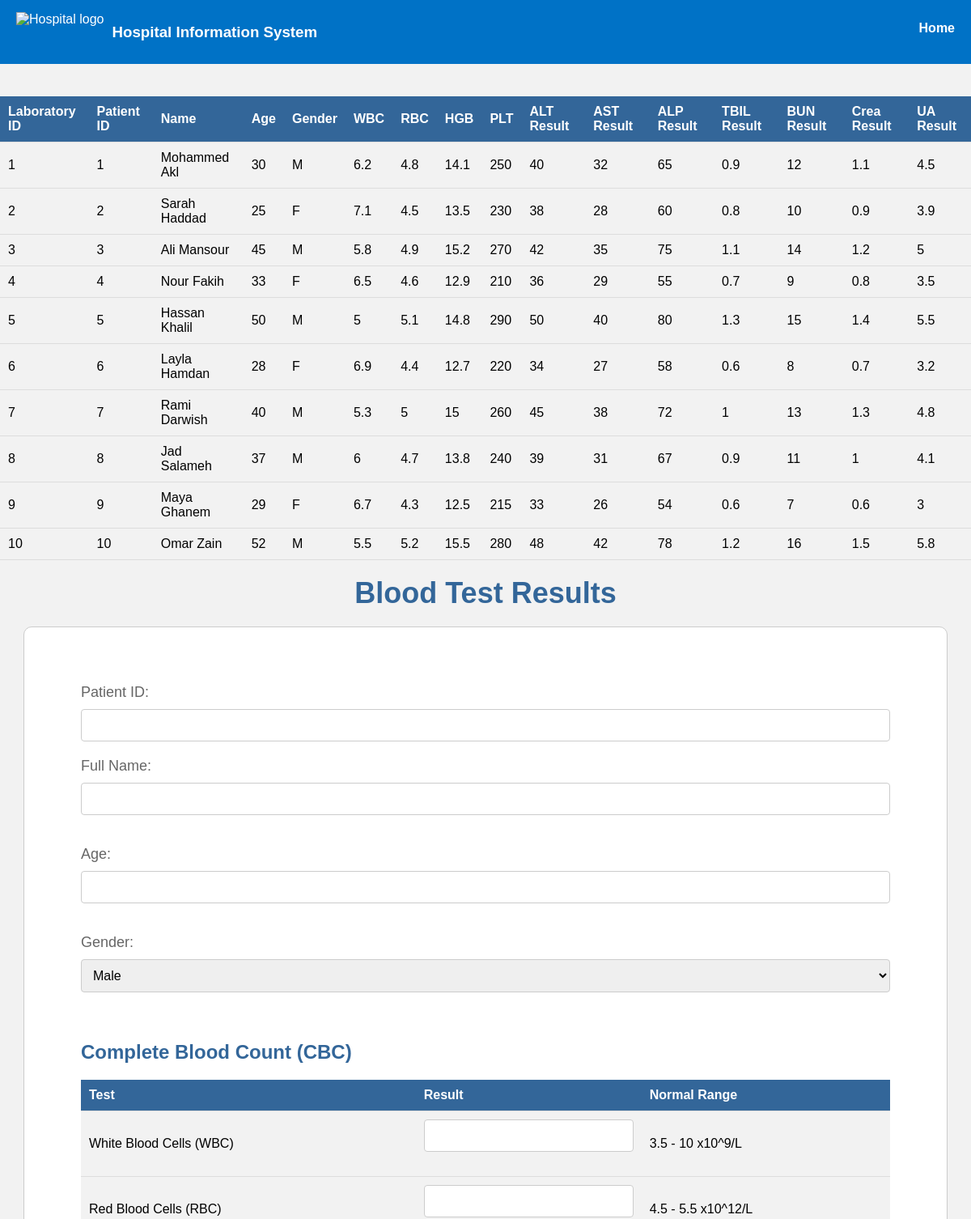
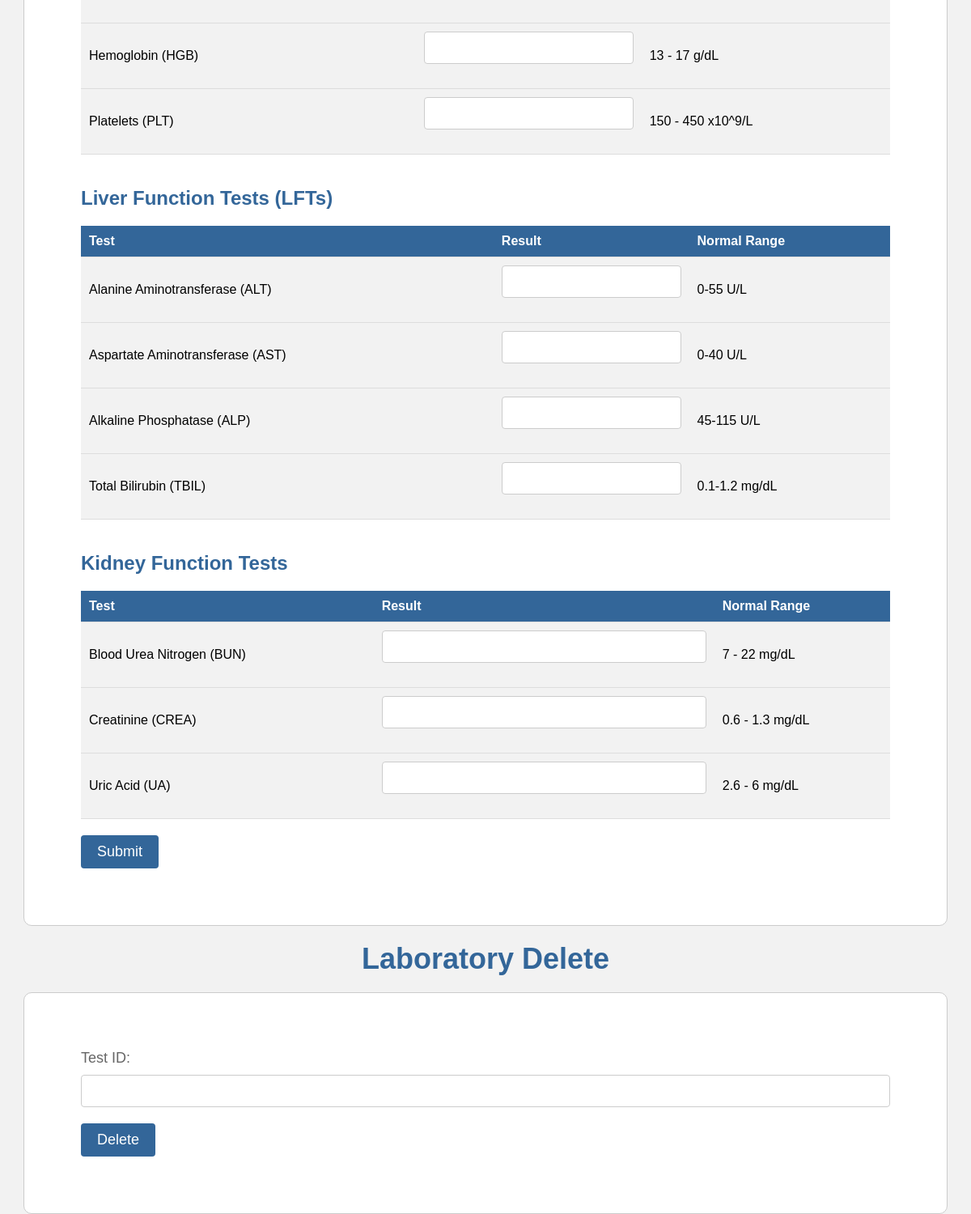
The page /myfyp/laboratory.php on the database its author committed (2 pictures, top to bottom).
### tables this page shows
CREATE TABLE IF NOT EXISTS `laboratory` (
  `laboratory_id` int NOT NULL AUTO_INCREMENT,
  `patient_id` int DEFAULT NULL,
  `name` varchar(25) DEFAULT NULL,
  `age` int DEFAULT NULL,
  `gender` char(1) DEFAULT NULL,
  `wbc` float DEFAULT NULL,
  `rbc` float DEFAULT NULL,
  `hgb` float DEFAULT NULL,
  `plt` float DEFAULT NULL,
  `alt_result` float DEFAULT NULL,
  `ast_result` float DEFAULT NULL,
  `alp_result` float DEFAULT NULL,
  `tbil_result` float DEFAULT NULL,
  `bun_result` float DEFAULT NULL,
  `crea_result` float DEFAULT NULL,
  `ua_result` float DEFAULT NULL,
  PRIMARY KEY (`laboratory_id`),
  KEY `patient_id` (`patient_id`)
);

### myfyp/laboratory.php (the view, shortened to what this page needs)
<?php
  $servername = "localhost";
  $username = "root";
  $password = "";
  $dbname = "hsis";
  $conn = new mysqli($servername, $username, $password, $dbname);
  $disabled = false;
  $hidden = false;
  $patient_id = $_SESSION["patient_id"]??'';
?>
<!DOCTYPE html>
<html>
  <head>
</head>
<header>
		<div class="logo">
			<img src="logo.png" alt="Hospital logo">
			<h3>Hospital Information System</h3>
		</div>
		<nav>
			<ul>
			<li><a href="physiciandashboard.php">Home</a></li>
			</ul>
		</nav>
	</header>
  <body>
    <?php
$sql = "SELECT * FROM laboratory";
$result = mysqli_query($conn, $sql);
    ?>
    <div <?php echo $hidden; if($hidden == "hidden"){echo " style=\"display:none;\"";}?>>
    <table >
      <?php
echo "<table>";
echo "<tr><th>Laboratory ID</th><th>Patient ID</th><th>Name</th><th>Age</th><th>Gender</th><th>WBC</th><th>RBC</th><th>HGB</th><th>PLT</th><th>ALT Result</th><th>AST Result</th><th>ALP Result</th><th>TBIL Result</th><th>BUN Result</th><th>Crea Result</th><th>UA Result</th></tr>";
while ($row = mysqli_fetch_assoc($result)) {
    echo "<tr>";
    echo "<td>" . $row["laboratory_id"] . "</td>";
    echo "<td>" . $row["patient_id"] . "</td>";
    echo "<td>" . $row["name"] . "</td>";
    echo "<td>" . $row["age"] . "</td>";
    echo "<td>" . $row["gender"] . "</td>";
    echo "<td>" . $row["wbc"] . "</td>";
    echo "<td>" . $row["rbc"] . "</td>";
    echo "<td>" . $row["hgb"] . "</td>";
    echo "<td>" . $row["plt"] . "</td>";
    echo "<td>" . $row["alt_result"] . "</td>";
    echo "<td>" . $row["ast_result"] . "</td>";
    echo "<td>" . $row["alp_result"] . "</td>";
    echo "<td>" . $row["tbil_result"] . "</td>";
    echo "<td>" . $row["bun_result"] . "</td>";
    echo "<td>" . $row["crea_result"] . "</td>";
    echo "<td>" . $row["ua_result"] . "</td>";
    echo "</tr>";
}
echo "</table>";
      ?>
    </table>
    </div>
    <h1>Blood Test Results</h1>
      <form action="laboratoryadd.php" method="POST">
        <label for="patient-id">Patient ID:</label>
        <input type="text" id="patient-id" name="patient_id" required <?php echo $disabled;?> value="<?php echo $patient_id;?>">
        <label for="name">Full Name:</label>
        <input type="text" id="name" name="name" <?php echo $disabled;?> value="<?php echo $name??'';?>"><br><br>
        <label for="age">Age:</label>
        <input type="number" id="age" name="age" <?php echo $disabled;?> value="<?php echo $age??'';?>"><br><br>
        <label for="gender">Gender:</label>
        <select id="gender" name="gender" <?php echo $disabled;?> >
          <option value="male">Male</option>
        </select>
        <h2>Complete Blood Count (CBC)</h2>
        <table>
          <tr>
            <th>Test</th>
            <th>Result</th>
            <th>Normal Range</th>
          </tr>
          <tr>
            <td>White Blood Cells (WBC)</td>
            <td><input type="number" id="wbc" name="wbc" min="3.5" max="10" step="0.01" required <?php echo $disabled;?> value="<?php echo $wbc??'';?>"></td>
            <td>3.5 - 10 x10^9/L</td>
          </tr>
          <tr>
            <td>Red Blood Cells (RBC)</td>
            <td><input type="number" id="rbc" name="rbc" min="4.5" max="5.5" step="0.01" required  <?php echo $disabled;?> value="<?php echo $rbc??'';?>"></td>
            <td>4.5 - 5.5 x10^12/L</td>
          </tr>
          <tr>
            <td>Hemoglobin (HGB)</td>
            <td><input type="number" id="hgb" name="hgb" min="13" max="17" step="0.01" required  <?php echo $disabled;?> value="<?php echo $hgb??'';?>"></td>
            <td>13 - 17 g/dL</td>
          </tr>
          <tr>
            <td>Platelets (PLT)</td>
            <td><input type="number" id="plt" name="plt" min="150" max="450" step="0.01" required  <?php echo $disabled;?> value="<?php echo $plt??'';?>"></td>
            <td>150 - 450 x10^9/L</td>
          </tr>
        </table>
        <h2>Liver Function Tests (LFTs)</h2>
        <table>
          <tr>
            <th>Test</th>
            <th>Result</th>
            <th>Normal Range</th>
          </tr>
          <tr>
            <td>Alanine Aminotransferase (ALT)</td>
            <td><input type="number" id="alt-result" name="alt_result" step="0.1" min="0" max="55" required  <?php echo $disabled;?> value="<?php echo $alt_result??'';?>"></td>
            <td>0-55 U/L</td>
          </tr>
          <tr>
            <td>Aspartate Aminotransferase (AST)</td>
            <td><input type="number" id="ast-result" name="ast_result" step="0.1" min="0" max="40" required  <?php echo $disabled;?> value="<?php echo $ast_result??'';?>"></td>
            <td>0-40 U/L</td>
          </tr>
          <tr>
            <td>Alkaline Phosphatase (ALP)</td>
            <td><input type="number" id="alp-result" name="alp_result" step="0.1" min="45" max="115" required  <?php echo $disabled;?> value="<?php echo $alp_result??'';?>"></td>
            <td>45-115 U/L</td>
          </tr>
          <tr>
            <td>Total Bilirubin (TBIL)</td>
            <td><input type="number" id="tbil-result" name="tbil_result" step="0.1" min="0.1" max="1.2" required  <?php echo $disabled;?> value="<?php echo $tbil_result??'';?>"></td>
            <td>0.1-1.2 mg/dL</td>
        </tr>
      </table>
      <h2>Kidney Function Tests</h2>
      <table>
            <tr>
              <th>Test</th>
              <th>Result</th>
              <th>Normal Range</th>
            </tr>
            <tr>
              <td>Blood Urea Nitrogen (BUN)</td>
              <td><input type="number" id="bun-result" name="bun_result" step="0.01" required <?php echo $disabled;?> value="<?php echo $bun_result??'';?>"></td>
              <td>7 - 22 mg/dL</td>
            </tr>
            <tr>
              <td>Creatinine (CREA)</td>
              <td><input type="number" id="crea-result" name="crea_result" step="0.01" required <?php echo $disabled;?> value="<?php echo $crea_result??'';?>"></td>
              <td>0.6 - 1.3 mg/dL</td>
            </tr>
            <tr>
              <td>Uric Acid (UA)</td>
              <td><input type="number" id="ua-result" name="ua_result" step="0.01" required <?php echo $disabled;?> value="<?php echo $ua_result??'';?>"></td>
              <td>2.6 - 6 mg/dL</td>
            </tr>
          </table>
          <button type="submit" <?php echo $hidden; if($hidden == "hidden"){echo " style=\"display:none;\"";}?>>Submit</button>
    </form>
    <section id="radiology" <?php echo $hidden; if($hidden == "hidden"){echo " style=\"display:none;\"";}?>>
            <h1>Laboratory Delete</h1>
            <form action="radiologydelete.php" method="POST">
              <label for="id">Test ID:</label>
              <input type="text" id="rad-id" name="rad-id" required>
              <input type="submit" name="delete" value="Delete">
            </form>
          </section>
  </body>
</html>

### myfyp/laboratory.php (style rules this page uses)
header { background-color: #0072c6; color: #fff; display: flex; justify-content: space-between; padding: 10px 20px; }
.logo { display: flex; align-items: center; }
.logo img { height: 50px; margin-right: 10px; }
nav ul { display: flex; }
nav li { margin-left: 20px; list-style: none; }
nav li:first-child { margin-left: 0; }
nav a { color: #fff; text-decoration: none; font-weight: bold; }
body { font-family: Arial, sans-serif; background-color: #f2f2f2; margin: 0; padding: 0; }
h1 { color: #336699; font-size: 36px; margin: 0; padding: 20px 0; text-align: center; }
form { background-color: #fff; border: 1px solid #ccc; padding: 70px; margin: 0 auto; max-width: 1000px; border-radius: 10px; }
label { display: block; margin-bottom: 10px; font-size: 18px; color: #666; }
select, input[type="file"], input[type="text"], input[type="number"] { padding: 10px; border: 1px solid #ccc; border-radius: 4px; font-size: 16px; width: 100%; box-sizing: border-box; margin-bottom: 20px; }
input[type="submit"] { background-color: #336699; color: #fff; border: none; padding: 10px 20px; border-radius: 4px; font-size: 18px; cursor: pointer; transition: background-color 0.3s ease-in-out; }
h2 { font-size: 24px; margin-top: 40px; margin-bottom: 20px; color: #336699; }
table { width: 100%; border-collapse: collapse; margin-top: 20px; font-size: 16px; }
th, td { padding: 10px; text-align: left; border-bottom: 1px solid #ddd; }
th { background-color: #336699; color: #fff; }
td { background-color: #f2f2f2; }
button[type="submit"] { background-color: #336699; color: #fff; border: none; padding: 10px 20px; margin: 20px auto 0; border-radius: 4px; font-size: 18px; cursor: pointer; transition: background-color 0.3s ease-in-out; display: inline-block; }

### rows shown on the page
laboratory: laboratory_id "1", patient "1", name "Mohammed Akl", age "30", gender "M", wbc "6.2", rbc "4.8", hgb "14.1", plt "250", alt_result "40", ast_result "32", alp_result "65", tbil_result "0.9", bun_result "12", crea_result "1.1", ua_result "4.5"
laboratory: laboratory_id "2", patient "2", name "Sarah Haddad", age "25", gender "F", wbc "7.1", rbc "4.5", hgb "13.5", plt "230", alt_result "38", ast_result "28", alp_result "60", tbil_result "0.8", bun_result "10", crea_result "0.9", ua_result "3.9"
laboratory: laboratory_id "3", patient "3", name "Ali Mansour", age "45", gender "M", wbc "5.8", rbc "4.9", hgb "15.2", plt "270", alt_result "42", ast_result "35", alp_result "75", tbil_result "1.1", bun_result "14", crea_result "1.2", ua_result "5"
laboratory: laboratory_id "4", patient "4", name "Nour Fakih", age "33", gender "F", wbc "6.5", rbc "4.6", hgb "12.9", plt "210", alt_result "36", ast_result "29", alp_result "55", tbil_result "0.7", bun_result "9", crea_result "0.8", ua_result "3.5"
laboratory: laboratory_id "5", patient "5", name "Hassan Khalil", age "50", gender "M", wbc "5", rbc "5.1", hgb "14.8", plt "290", alt_result "50", ast_result "40", alp_result "80", tbil_result "1.3", bun_result "15", crea_result "1.4", ua_result "5.5"
laboratory: laboratory_id "6", patient "6", name "Layla Hamdan", age "28", gender "F", wbc "6.9", rbc "4.4", hgb "12.7", plt "220", alt_result "34", ast_result "27", alp_result "58", tbil_result "0.6", bun_result "8", crea_result "0.7", ua_result "3.2"
laboratory: laboratory_id "7", patient "7", name "Rami Darwish", age "40", gender "M", wbc "5.3", rbc "5", hgb "15", plt "260", alt_result "45", ast_result "38", alp_result "72", tbil_result "1", bun_result "13", crea_result "1.3", ua_result "4.8"
laboratory: laboratory_id "8", patient "8", name "Jad Salameh", age "37", gender "M", wbc "6", rbc "4.7", hgb "13.8", plt "240", alt_result "39", ast_result "31", alp_result "67", tbil_result "0.9", bun_result "11", crea_result "1", ua_result "4.1"
laboratory: laboratory_id "9", patient "9", name "Maya Ghanem", age "29", gender "F", wbc "6.7", rbc "4.3", hgb "12.5", plt "215", alt_result "33", ast_result "26", alp_result "54", tbil_result "0.6", bun_result "7", crea_result "0.6", ua_result "3"
laboratory: laboratory_id "10", patient "10", name "Omar Zain", age "52", gender "M", wbc "5.5", rbc "5.2", hgb "15.5", plt "280", alt_result "48", ast_result "42", alp_result "78", tbil_result "1.2", bun_result "16", crea_result "1.5", ua_result "5.8"
